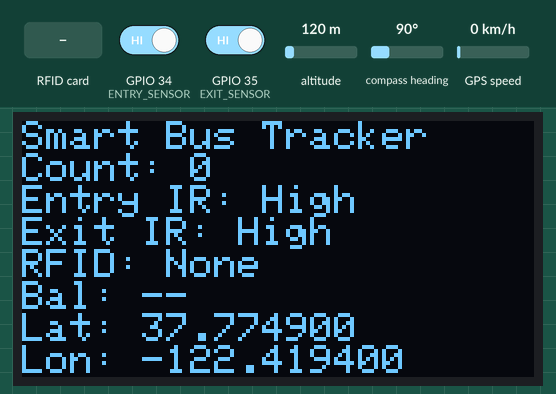
This sketch was run on a simulated ESP32. Shown: 128×64 one-colour display. Inputs (shaded band) come from the test bench; at power-on: GPIO 34 (ENTRY_SENSOR) HIGH, GPIO 35 (EXIT_SENSOR) HIGH, altitude 120 m, compass heading 90°, GPS speed 0 km/h. Storage starts empty; the GPS gets a fix after 3 s at 37.7749, -122.4194 with 8 satellites; the modem accepts every AT command (registered, SIM ready, sends succeed) and sends nothing else; what the sketch prints to the serial monitor is not drawn.

Above: at 3.3 s.
3.4 s: GPIO 34 (ENTRY_SENSOR) driven LOW
At 4.6 s:
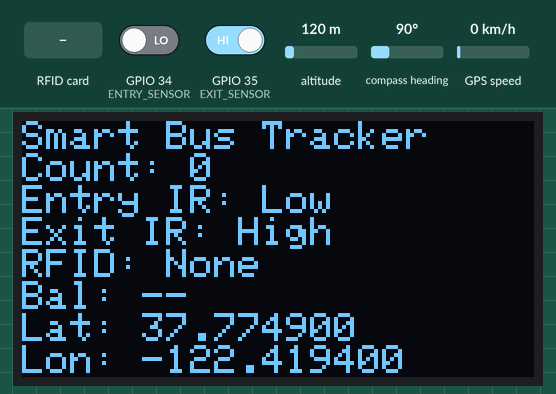
4.9 s: GPIO 35 (EXIT_SENSOR) driven LOW
At 5.4 s:
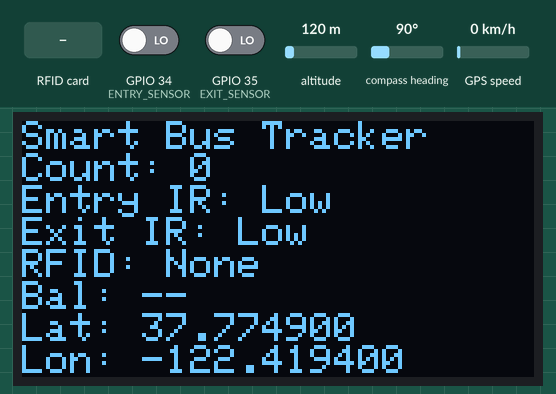
6.4 s: RFID card 23 E9 28 DA held to the reader
At 8.2 s:
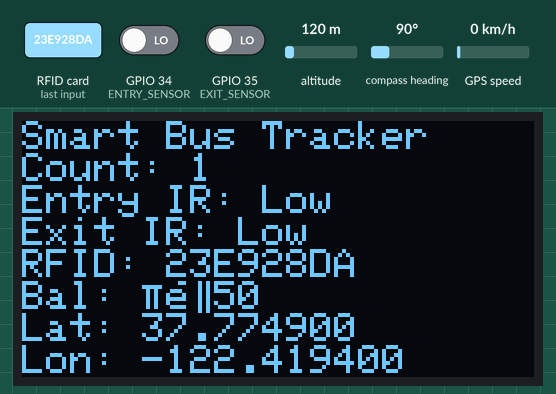
9.0 s: GPIO 34 (ENTRY_SENSOR) driven HIGH
At 10.3 s:
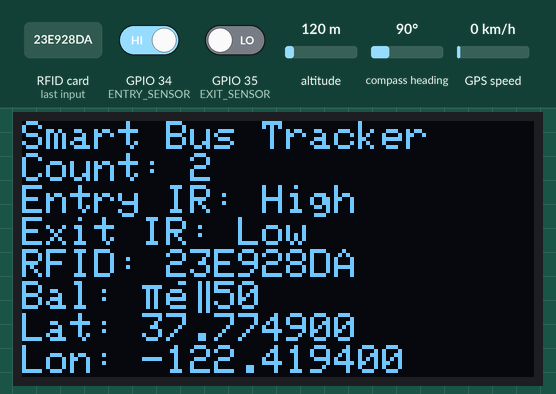
10.7 s: GPIO 35 (EXIT_SENSOR) driven HIGH
At 11.6 s:
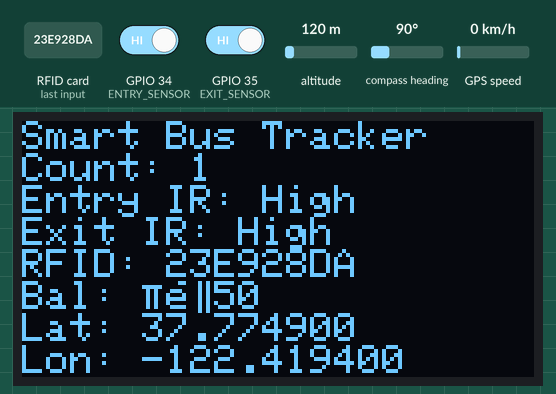
12.3 s: RFID card BE 44 33 02 held to the reader
At 13.8 s:
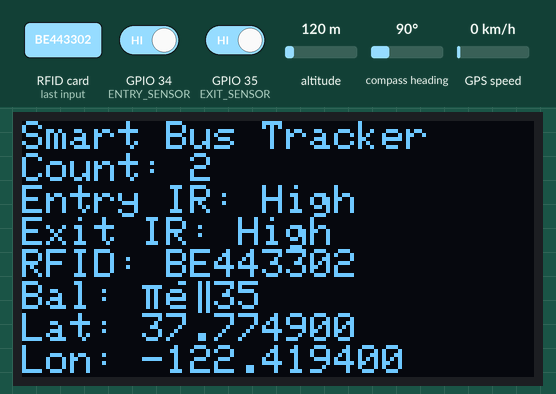
Timing chart, 0 to 15.3 s (numbered marks = the images above; inputs shaded):
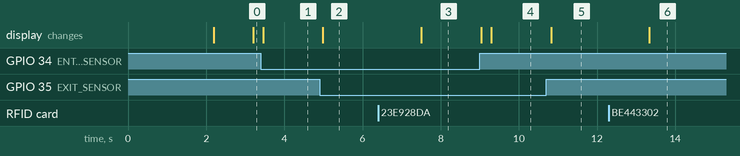

Measured:
- after the input at 3.4 s, the display: changes after 0.06 s (image 1)
- after the input at 4.9 s, the display: changes after 0.08 s (image 2)
- after the input at 6.4 s, the display: changes after 1.1 s (image 3)
- after the input at 9.0 s, the display: first changes at once (image 4 shows a later state)
- after the input at 10.7 s, the display: changes after 0.13 s (image 5)
- after the input at 12.3 s, the display: changes after 1.0 s (image 6)

The sketch:

smartbustrackerfinal1.ino
```cpp
#include <SD.h>
#include <SPI.h>
#include <MFRC522.h>
#include <TinyGPSPlus.h>
#include <HardwareSerial.h>
#include <Wire.h>
#include <Adafruit_GFX.h>
#include <Adafruit_SSD1306.h>

// === OLED ===
#define SCREEN_WIDTH 128
#define SCREEN_HEIGHT 64
#define OLED_ADDR 0x3C
#define OLED_SDA 14
#define OLED_SCL 27
TwoWire I2Cone = TwoWire(1);
Adafruit_SSD1306 display(SCREEN_WIDTH, SCREEN_HEIGHT, &I2Cone, -1);

// === IR Sensors ===
#define ENTRY_SENSOR 34
#define EXIT_SENSOR  35
int peopleCount = 0;
bool entryFlag = false;
bool exitFlag = false;

// === GPS ===
TinyGPSPlus gps;
HardwareSerial gpsSerial(1);
#define GPS_RX 2
#define GPS_TX 4

// === SIM800L ===
HardwareSerial sim800(2);
#define SIM_TX 25
#define SIM_RX 26
String simStatus = "No Response";
unsigned long lastSIMCheck = 0;

// === RFID + SD === (shared SPI)
#define SD_CS    13
#define RFID_SS  5
#define RFID_RST 22
MFRC522 rfid(RFID_SS, RFID_RST);
bool sdReady = false;

// === Globals ===
String lastRFID = "None";
String lastLat = "NoFix";
String lastLon = "NoFix";
int lastBalance = -1;
const int FARE = 10;
String smsSenderNumber = "";
String ownerNumber = "+918685846997";

// === User Data ===
struct Passenger {
  String uid;
  int balance;
};
Passenger users[] = {
  {"23E928DA", 60},
  {"BE443302", 45}
};
const int NUM_USERS = sizeof(users) / sizeof(users[0]);

// === SETUP ===
void setup() {
  Serial.begin(115200);

  // OLED Init
  I2Cone.begin(OLED_SDA, OLED_SCL);
  if (!display.begin(SSD1306_SWITCHCAPVCC, OLED_ADDR)) {
    Serial.println("❌ OLED failed"); while (1);
  }
  display.setTextColor(SSD1306_WHITE);
  display.clearDisplay();
  display.setCursor(0, 0);
  display.setTextSize(1);
  display.println("Smart Bus Tracker");
  display.display();

  // IR Sensor
  pinMode(ENTRY_SENSOR, INPUT);
  pinMode(EXIT_SENSOR, INPUT);

  // GPS
  gpsSerial.begin(9600, SERIAL_8N1, GPS_RX, GPS_TX);
  Serial.println("📡 GPS started");

  // SIM800L
  sim800.begin(9600, SERIAL_8N1, SIM_RX, SIM_TX);
  delay(1000);
  sim800.println("AT+CMGF=1");
  delay(500);
  sim800.println("AT+CNMI=2,2,0,0,0");
  delay(500);
  Serial.println("📶 SIM800L ready");

  // Shared SPI Init
  SPI.begin(18, 19, 23); // SCK, MISO, MOSI
  pinMode(SD_CS, OUTPUT); digitalWrite(SD_CS, HIGH);
  pinMode(RFID_SS, OUTPUT); digitalWrite(RFID_SS, HIGH);

  if (!SD.begin(SD_CS)) {
    Serial.println("❌ SD Card init failed");
    sdReady = false;
  } else {
    Serial.println("✅ SD Card Ready");
    sdReady = true;
  }

  rfid.PCD_Init();
  Serial.println("✅ RFID ready");
}

// === MAIN LOOP ===
void loop() {
  handleIRSensors();
  handleGPS();
  handleRFID();
  handleSIM800L();
  updateDisplay();
  delay(200);
}

// === IR SENSORS ===
void handleIRSensors() {
  int entryState = digitalRead(ENTRY_SENSOR);
  int exitState = digitalRead(EXIT_SENSOR);

  if (entryState == LOW && !entryFlag) entryFlag = true;
  if (entryState == HIGH && entryFlag) {
    peopleCount++;
    entryFlag = false;
    Serial.println("✅ Entered");
  }

  if (exitState == LOW && !exitFlag) exitFlag = true;
  if (exitState == HIGH && exitFlag) {
    if (peopleCount > 0) peopleCount--;
    exitFlag = false;
    Serial.println("🚪 Exited");
  }
}

// === GPS ===
void handleGPS() {
  while (gpsSerial.available()) {
    gps.encode(gpsSerial.read());
  }

  if (gps.location.isValid()) {
    lastLat = String(gps.location.lat(), 6);
    lastLon = String(gps.location.lng(), 6);
  } else {
    lastLat = "NoFix";
    lastLon = "NoFix";
  }
}

// === RFID ===
int getUserIndex(String uid) {
  for (int i = 0; i < NUM_USERS; i++) {
    if (users[i].uid == uid) return i;
  }
  return -1;
}

void handleRFID() {
  digitalWrite(SD_CS, HIGH);     // Disable SD
  digitalWrite(RFID_SS, LOW);    // Enable RFID

  if (!rfid.PICC_IsNewCardPresent()) {
    digitalWrite(RFID_SS, HIGH);
    return;
  }
  if (!rfid.PICC_ReadCardSerial()) {
    digitalWrite(RFID_SS, HIGH);
    return;
  }

  String uidStr = "";
  for (byte i = 0; i < rfid.uid.size; i++) {
    if (rfid.uid.uidByte[i] < 0x10) uidStr += "0";
    uidStr += String(rfid.uid.uidByte[i], HEX);
  }
  uidStr.toUpperCase();
  lastRFID = uidStr;

  int idx = getUserIndex(uidStr);
  String logLine;

  if (idx != -1 && users[idx].balance >= FARE) {
    users[idx].balance -= FARE;
    peopleCount++;
    logLine = "UID: " + uidStr + " | -₹" + String(FARE) + " | Bal: ₹" + String(users[idx].balance);
    lastBalance = users[idx].balance;
  } else if (idx != -1) {
    logLine = "UID: " + uidStr + " | ❌ Low Bal: ₹" + String(users[idx].balance);
    lastBalance = users[idx].balance;
  } else {
    logLine = "UID: " + uidStr + " | ❌ Unregistered";
    lastBalance = -1;
  }

  digitalWrite(RFID_SS, HIGH); // Disable RFID

  if (sdReady) {
    digitalWrite(SD_CS, LOW);  // Enable SD
    File file = SD.open("/log.txt", FILE_APPEND);
    if (file) {
      file.println(logLine);
      file.close();
    }
    digitalWrite(SD_CS, HIGH);
  }

  rfid.PICC_HaltA();
  rfid.PCD_StopCrypto1();
  delay(1000);
}

// === SIM800L ===
void handleSIM800L() {
  static String smsLine = "";
  while (sim800.available()) {
    char c = sim800.read();
    smsLine += c;

    if (c == '\n') {
      smsLine.trim();

      if (smsLine.startsWith("+CMT:")) {
        int quote1 = smsLine.indexOf("\"") + 1;
        int quote2 = smsLine.indexOf("\"", quote1);
        smsSenderNumber = smsLine.substring(quote1, quote2);
      } else if (smsLine.indexOf("TRACK") >= 0 && smsSenderNumber == ownerNumber) {
        String reply = "🚌 Bus Info:\n";
        if (lastLat != "NoFix") {
          reply += "📍 " + lastLat + "," + lastLon + "\n";
          reply += "🌍 https://maps.google.com/?q=" + lastLat + "," + lastLon + "\n";
        } else {
          reply += "📍 GPS not fixed\n";
        }
        reply += "👥 People: " + String(peopleCount) + "\n";
        reply += "🆔 RFID: " + lastRFID + "\n";
        reply += "💰 Bal: " + (lastBalance == -1 ? "N/A" : "₹" + String(lastBalance));
        sendSMS(reply, smsSenderNumber);
        smsSenderNumber = "";
      }

      smsLine = "";
    }
  }

  if (millis() - lastSIMCheck > 10000) {
    sim800.println("AT");
    lastSIMCheck = millis();
  }
}

void sendSMS(String message, String phoneNumber) {
  Serial.println("📤 Sending SMS to: " + phoneNumber);
  sim800.println("AT+CMGF=1");
  delay(500);
  sim800.print("AT+CMGS=\"");
  sim800.print(phoneNumber);
  sim800.println("\"");
  delay(500);
  sim800.print(message);
  sim800.write(26); // Ctrl+Z
  delay(3000);
  Serial.println("✅ SMS Sent!");
}

// === OLED DISPLAY ===
void updateDisplay() {
  display.clearDisplay();
  display.setCursor(0, 0);
  display.setTextSize(1);
  display.println("Smart Bus Tracker");

  display.print("Count: "); display.println(peopleCount);
  display.print("Entry IR: "); display.println(digitalRead(ENTRY_SENSOR) == LOW ? "Low" : "High");
  display.print("Exit IR: "); display.println(digitalRead(EXIT_SENSOR) == LOW ? "Low" : "High");
  display.print("RFID: "); display.println(lastRFID);
  display.print("Bal: ");
  if (lastBalance == -1) display.println("--");
  else { display.print("₹"); display.println(lastBalance); }
  if (lastLat == "NoFix") display.println("GPS: No Fix");
  else {
    display.print("Lat: "); display.println(lastLat);
    display.print("Lon: "); display.println(lastLon);
  }
  display.print("SIM: "); display.println(simStatus);
  display.print("SD: "); display.println(sdReady ? "Ready" : "Fail");
  display.display();
}
```
